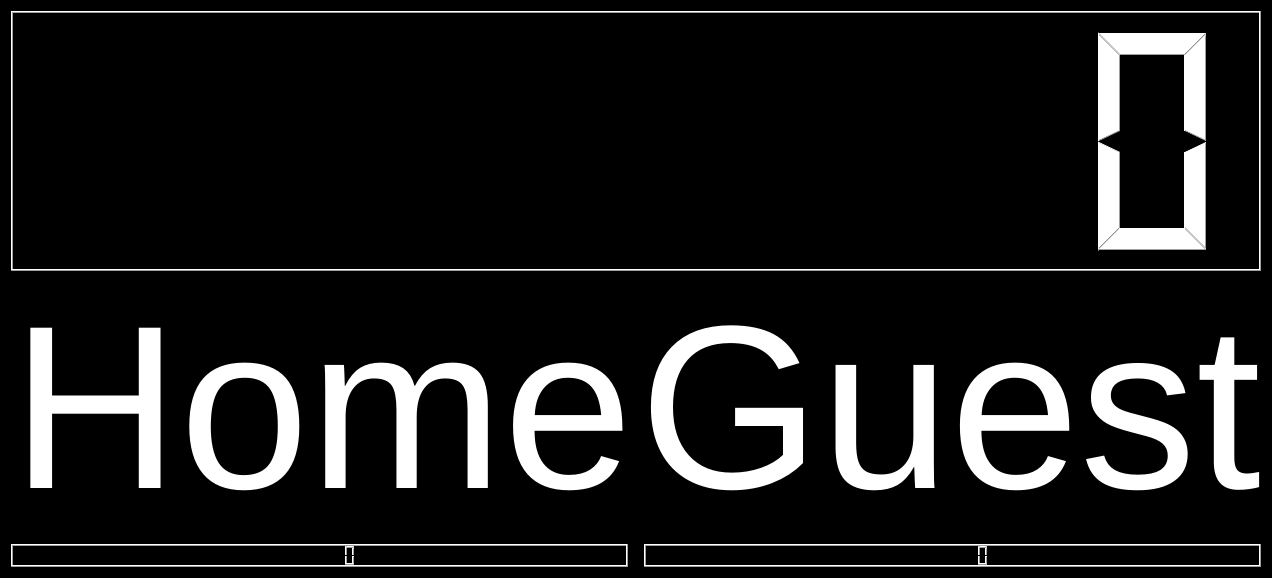
<?xml version="1.0" encoding="UTF-8"?>
<ui version="4.0">
 <class>Scoreboard</class>
 <widget class="QWidget" name="Scoreboard">
  <property name="enabled">
   <bool>true</bool>
  </property>
  <property name="geometry">
   <rect>
    <x>0</x>
    <y>0</y>
    <width>1271</width>
    <height>578</height>
   </rect>
  </property>
  <property name="palette">
   <palette>
    <active>
     <colorrole role="WindowText">
      <brush brushstyle="SolidPattern">
       <color alpha="255">
        <red>255</red>
        <green>255</green>
        <blue>255</blue>
       </color>
      </brush>
     </colorrole>
     <colorrole role="Text">
      <brush brushstyle="SolidPattern">
       <color alpha="255">
        <red>255</red>
        <green>255</green>
        <blue>255</blue>
       </color>
      </brush>
     </colorrole>
     <colorrole role="Base">
      <brush brushstyle="SolidPattern">
       <color alpha="255">
        <red>255</red>
        <green>255</green>
        <blue>255</blue>
       </color>
      </brush>
     </colorrole>
     <colorrole role="Window">
      <brush brushstyle="SolidPattern">
       <color alpha="255">
        <red>0</red>
        <green>0</green>
        <blue>0</blue>
       </color>
      </brush>
     </colorrole>
    </active>
    <inactive>
     <colorrole role="WindowText">
      <brush brushstyle="SolidPattern">
       <color alpha="255">
        <red>255</red>
        <green>255</green>
        <blue>255</blue>
       </color>
      </brush>
     </colorrole>
     <colorrole role="Text">
      <brush brushstyle="SolidPattern">
       <color alpha="255">
        <red>255</red>
        <green>255</green>
        <blue>255</blue>
       </color>
      </brush>
     </colorrole>
     <colorrole role="Base">
      <brush brushstyle="SolidPattern">
       <color alpha="255">
        <red>255</red>
        <green>255</green>
        <blue>255</blue>
       </color>
      </brush>
     </colorrole>
     <colorrole role="Window">
      <brush brushstyle="SolidPattern">
       <color alpha="255">
        <red>0</red>
        <green>0</green>
        <blue>0</blue>
       </color>
      </brush>
     </colorrole>
    </inactive>
    <disabled>
     <colorrole role="WindowText">
      <brush brushstyle="SolidPattern">
       <color alpha="255">
        <red>120</red>
        <green>120</green>
        <blue>120</blue>
       </color>
      </brush>
     </colorrole>
     <colorrole role="Text">
      <brush brushstyle="SolidPattern">
       <color alpha="255">
        <red>120</red>
        <green>120</green>
        <blue>120</blue>
       </color>
      </brush>
     </colorrole>
     <colorrole role="Base">
      <brush brushstyle="SolidPattern">
       <color alpha="255">
        <red>0</red>
        <green>0</green>
        <blue>0</blue>
       </color>
      </brush>
     </colorrole>
     <colorrole role="Window">
      <brush brushstyle="SolidPattern">
       <color alpha="255">
        <red>0</red>
        <green>0</green>
        <blue>0</blue>
       </color>
      </brush>
     </colorrole>
    </disabled>
   </palette>
  </property>
  <property name="contextMenuPolicy">
   <enum>Qt::NoContextMenu</enum>
  </property>
  <property name="windowTitle">
   <string>Scoreboard</string>
  </property>
  <layout class="QVBoxLayout" name="verticalLayout_4">
   <item>
    <widget class="QLCDNumber" name="clock">
     <property name="font">
      <font>
       <kerning>true</kerning>
      </font>
     </property>
     <property name="digitCount">
      <number>9</number>
     </property>
     <property name="mode">
      <enum>QLCDNumber::Dec</enum>
     </property>
    </widget>
   </item>
   <item>
    <layout class="QVBoxLayout" name="verticalLayout_3">
     <item>
      <layout class="QHBoxLayout" name="horizontalLayout">
       <item>
        <widget class="QLabel" name="home_label">
         <property name="font">
          <font>
           <pointsize>175</pointsize>
          </font>
         </property>
         <property name="text">
          <string>Home</string>
         </property>
         <property name="alignment">
          <set>Qt::AlignCenter</set>
         </property>
         <property name="indent">
          <number>5</number>
         </property>
        </widget>
       </item>
       <item>
        <widget class="QLabel" name="away_label">
         <property name="font">
          <font>
           <pointsize>175</pointsize>
          </font>
         </property>
         <property name="text">
          <string>Guest</string>
         </property>
         <property name="alignment">
          <set>Qt::AlignCenter</set>
         </property>
         <property name="margin">
          <number>4</number>
         </property>
         <property name="indent">
          <number>5</number>
         </property>
        </widget>
       </item>
      </layout>
     </item>
     <item>
      <layout class="QHBoxLayout" name="horizontalLayout_2" stretch="0,0,0">
       <item>
        <widget class="QLCDNumber" name="home_lcd">
         <property name="digitCount">
          <number>7</number>
         </property>
        </widget>
       </item>
       <item>
        <spacer name="horizontalSpacer">
         <property name="orientation">
          <enum>Qt::Horizontal</enum>
         </property>
         <property name="sizeType">
          <enum>QSizePolicy::Minimum</enum>
         </property>
         <property name="sizeHint" stdset="0">
          <size>
           <width>10</width>
           <height>20</height>
          </size>
         </property>
        </spacer>
       </item>
       <item>
        <widget class="QLCDNumber" name="away_lcd">
         <property name="digitCount">
          <number>7</number>
         </property>
        </widget>
       </item>
      </layout>
     </item>
    </layout>
   </item>
  </layout>
 </widget>
 <resources/>
 <connections/>
</ui>
